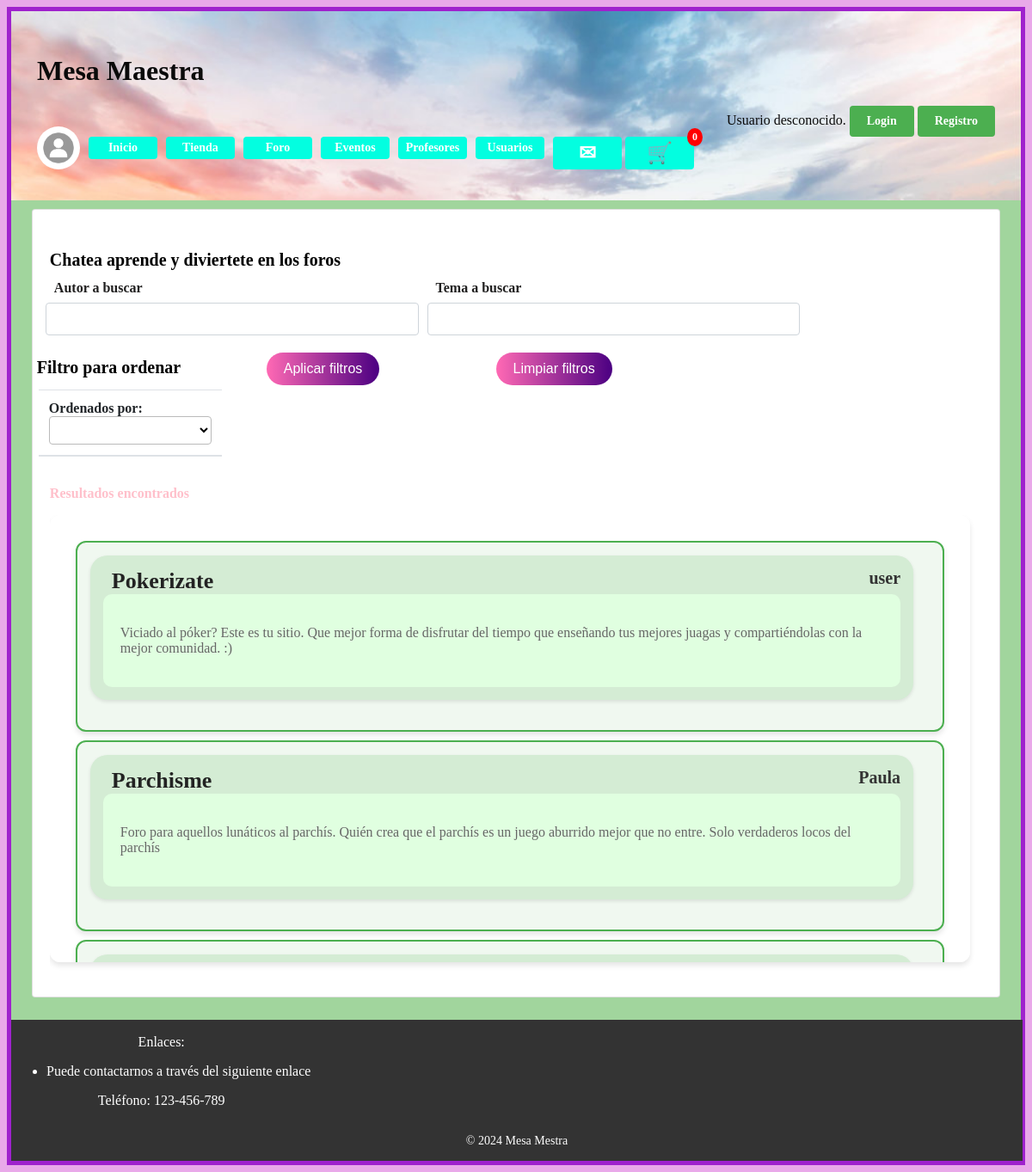
The app's page /foros.php with its own data.
### tables this page shows
CREATE TABLE `foros` (
  `id` int(11) NOT NULL,
  `titulo` varchar(25) NOT NULL,
  `descripcion` varchar(400) NOT NULL,
  `autor_id` int(11) NOT NULL
);

CREATE TABLE `usuarios` (
  `id` int(11) NOT NULL,
  `password` varchar(70) NOT NULL,
  `nombre` varchar(50) NOT NULL,
  `correo` varchar(50) NOT NULL,
  `rolUser` int(11) NOT NULL,
  `valoracion` float DEFAULT NULL,
  `precio` float DEFAULT NULL,
  `avatar` varchar(50) DEFAULT NULL
);

### foros.php (called while the page is built, shortened)
<?php
require_once 'includes/src/Foros/listaForos.php';
$form = new es\ucm\fdi\aw\src\Foros\FormularioBusquedaForo();
$htmlFormLogin = $form->gestiona();
?>

### includes/src/Foros/Foro.php (called while the page is built, shortened)
<?php
class Foro
{
    private $descripcion;
    private $titulo;
    private function __construct($id, $autor, $titulo, $descripcion )
    {
        $this->titulo = $titulo;
        $this->descripcion = $descripcion;
    }
    public static function listarForosBusqueda($autor, $tema, $orden)
    {
        $conn = BD::getInstance()->getConexionBd();
        $query = "SELECT * FROM foros WHERE 1 = 1";
        $rs = $conn->query($query);
        $foros = array();
        if ($rs) {
            while ($fila = $rs->fetch_assoc()) {
                $foro = new Foro(
                    $fila['id'],
                    $fila['autor_id'],
                    $fila['titulo'],
                    $fila['descripcion']
                );
                $foros[] = $foro;
            }
        }
        return $foros;
    }
    public function getTitulo()
    {
        return $this->titulo;
    }
    public function getDescripcion()
    {
        return $this->descripcion;
    }
}

### includes/src/Usuarios/Usuario.php (called while the page is built, shortened)
<?php
class Usuario
{
    public static function buscaPorId($idUsuario)
    {
        $conn = BD::getInstance()->getConexionBd();
        $query = sprintf("SELECT * FROM usuarios WHERE id=%d", $idUsuario);
        $rs = $conn->query($query);
        $result = false;
        if ($rs) {
            $fila = $rs->fetch_assoc();
            if ($fila) {
                $result = new Usuario($fila['rolUser'], $fila['nombre'],$fila['password'],$fila['correo'], $fila['avatar'],  $fila['id']);
            }
        } else {
            error_log("Error BD ({$conn->errno}): {$conn->error}");
        }
        return $result;
    }
    protected $nombre;
    protected  function __construct($rol,$nombre, $password, $correo, $avatar, $id = null)
    {
        $this->nombre = $nombre;
    }
    public function getNombre()
    {
        return $this->nombre;
    }
}

### includes/src/Foros/listaForos.php (the view, shortened to what this page needs)
<?php
function listarForosBusqueda($autor, $nombre,$orden)
{
    $foros = Foro::listarForosBusqueda($autor, $nombre,$orden);
    $html = '<div class="foro-container">';
    foreach ($foros as $foro) {
        $html .= visualizaForo($foro);
    }
    $html .= "</div>";
    return $html;
}
function visualizaForo($foro) {
    $autorId = $foro->getAutor();
    $autor = \es\ucm\fdi\aw\src\Usuarios\Usuario::buscaPorId($autorId);
    $nombreAutor = $autor ? $autor->getNombre() : "Desconocido";
    $html = <<<EOF
        <div class="foro">
            <div class="foro_info">
                <div class="foro_autor">
                    <strong>{$nombreAutor}</strong>
                </div>
                <div class="foro_titulo">
                    <strong>{$foro->getTitulo()}</strong>
                </div>
                <div class="foro_descripcion">
                     <p>{$foro->getDescripcion()}</p>
                </div>
                <div>
    EOF;
    $html .= <<<'EOF'
                </div>
            </div>
        </div>
    EOF;
    return $html;
}
?>

### css/conversacion.css (style rules this page uses)
.foro-container { border-radius: 12px; padding: 20px; margin-bottom: 20px; background-color: #ffffff; height: 60vh; width: 95%; box-shadow: 0 4px 6px rgba(0, 0, 0, 0.1); overflow-y: auto; }

### css/estilo.css (style rules this page uses)
body { background-color: #e9a9e9; }
.foro { margin: 10px; border: 2px solid #4CAF50; border-radius: 12px; padding: 15px; background-color: #f0f8f0; box-shadow: 0 4px 6px rgba(0, 0, 0, 0.1); }
.foro_info { background-color: #d4ecd4; border-radius: 20px; padding: 15px; margin-bottom: 20px; width: 95%; box-shadow: 0 2px 4px rgba(0, 0, 0, 0.1); }
.foro_autor { color: #333; font-weight: bold; float: right; font-size: 20px; }
.foro_titulo { color: #222; font-weight: bold; margin-left: 10px; display: inline; width: calc(100% - 100px); font-size: 26px; }
.foro_descripcion { background-color: #e0ffe0; border-radius: 10px; padding: 20px; color: #666; }
.foro-container { border-radius: 12px; padding: 20px; margin-bottom: 20px; background-color: #ffffff00; height: 60vh; width: 95%; box-shadow: 0 4px 6px rgba(0, 0, 0, 0.1); }

### records on screen
foros: autor.nombre "user", titulo "Pokerizate", descripcion "Viciado al póker? Este es tu sitio. Que mejor forma de disfrutar del tiempo que enseñando tus mejores juagas y compartiéndolas con la mejor comunidad. :)"
foros: autor.nombre "Paula", titulo "Parchisme", descripcion "Foro para aquellos lunáticos al parchís. Quién crea que el parchís es un juego aburrido mejor que no entre. Solo verdaderos locos del parchís"

### other values on screen
$params['cabecera'] "Mesa Maestra"
$cantidadEnCarrito "0"
